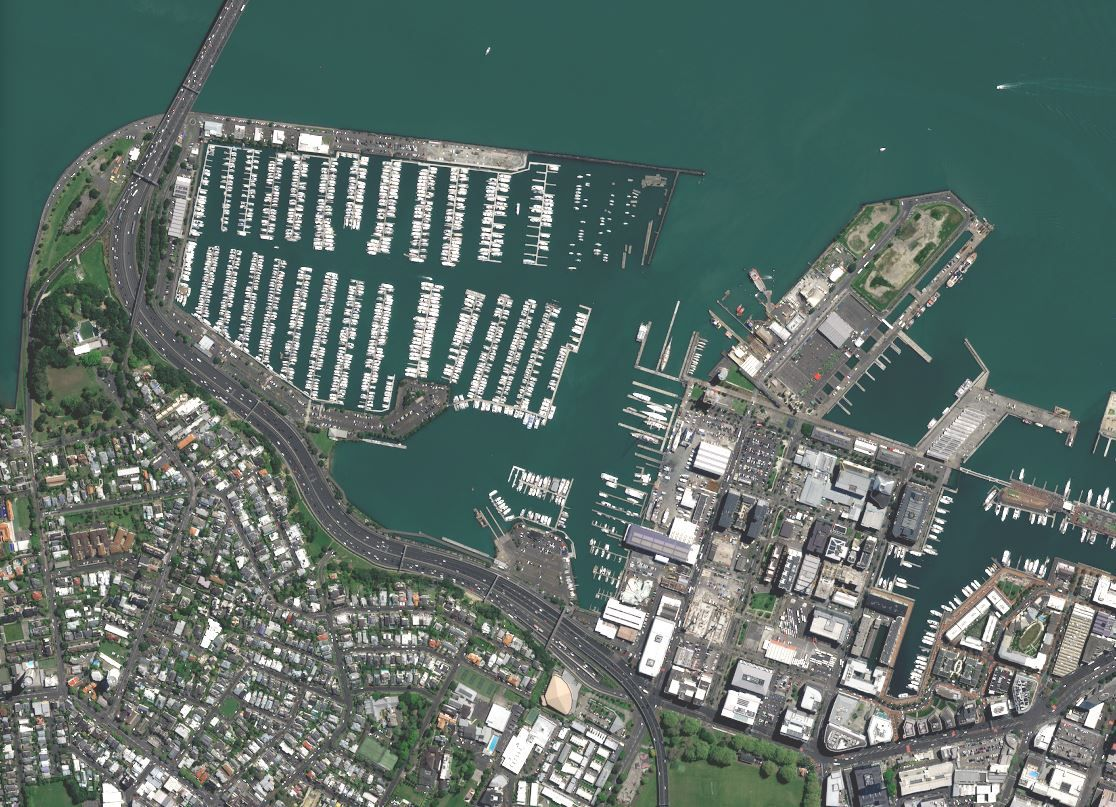
#> input picture test/utils/satellite.JPG, 1116 x 807 px
$ python -i harris.py   (imports and definitions only)   (older library calls are emulated)
#> lines starting #> are read from the running program, lines starting #| are printed output that depends on the picture; after the words box and inside, x2 and y2 are one past the last pixel; in counts of white or black regions, pixels touching at a corner belong together
import cv2
import numpy as np


def _apply_gaussian_blur(image: np.ndarray, ksize: int) -> np.ndarray:
    return cv2.GaussianBlur(image, (ksize, ksize), 0)


def _compute_gradients(image: np.ndarray):
    Ix = cv2.Sobel(image, cv2.CV_64F, 1, 0, ksize=3)
    Iy = cv2.Sobel(image, cv2.CV_64F, 0, 1, ksize=3)
    return Ix, Iy


def _compute_harris_response(Ix, Iy, alpha: float, win: int) -> np.ndarray:
    Ixx, Ixy, Iyy = Ix ** 2, Ix * Iy, Iy ** 2
    kernel = np.ones((win, win), dtype=np.float32)
    Sxx = cv2.filter2D(Ixx, -1, kernel)
    Sxy = cv2.filter2D(Ixy, -1, kernel)
    Syy = cv2.filter2D(Iyy, -1, kernel)
    det = (Sxx * Syy) - (Sxy ** 2)
    trace = Sxx + Syy
    return det - alpha * (trace ** 2)


def _identify_corners(R: np.ndarray, threshold: float) -> np.ndarray:
    corners = np.zeros_like(R, dtype=np.uint8)
    corners[R > threshold * np.max(R)] = 255
    return corners


def _non_maximal_suppression(corners: np.ndarray, win: int) -> np.ndarray:
    half = win // 2
    out = corners.copy()
    for i in range(half, corners.shape[0] - half):
        for j in range(half, corners.shape[1] - half):
            if corners[i, j] == 255:
                patch = corners[i - half:i + half + 1, j - half:j + half + 1]
                if np.max(patch) != 255:
                    out[i, j] = 0
    return out


def _draw_corners(image: np.ndarray, corners: np.ndarray, offset: int) -> np.ndarray:
    vis = image.copy()
    h, w = vis.shape[:2]
    for y in range(offset, h - offset):
        for x in range(offset, w - offset):
            if corners[y, x] == 255:
                cv2.circle(vis, (x, y), 5, (0, 0, 255), -1)
    return vis


def harris_corner_detector(
    image: np.ndarray,
    gauss_k: int = 3,
    alpha: float = 0.04,
    threshold: float = 0.30,
    nhood: int = 5,
    nms: bool = True,
) -> tuple[np.ndarray, np.ndarray]:
    gray = cv2.cvtColor(image, cv2.COLOR_BGR2GRAY)
    smooth = _apply_gaussian_blur(gray, gauss_k)
    Ix, Iy = _compute_gradients(smooth)
    R = _compute_harris_response(Ix, Iy, alpha, nhood)
    corners = _identify_corners(R, threshold)
    if nms:
        corners = _non_maximal_suppression(corners, nhood)
    vis = _draw_corners(image, corners, nhood // 2)
    return vis, corners

>>> import cv2
>>> picture = cv2.imread('../../../test/utils/satellite.JPG')
#> picture is the input picture: shape (807, 1116, 3); mean B, G, R 106, 111.4, 94
>>> result = harris_corner_detector(picture)
#> in harris_corner_detector, `gray = cv2.cvtColor(image, cv2.COLOR_BGR2GRAY)`:
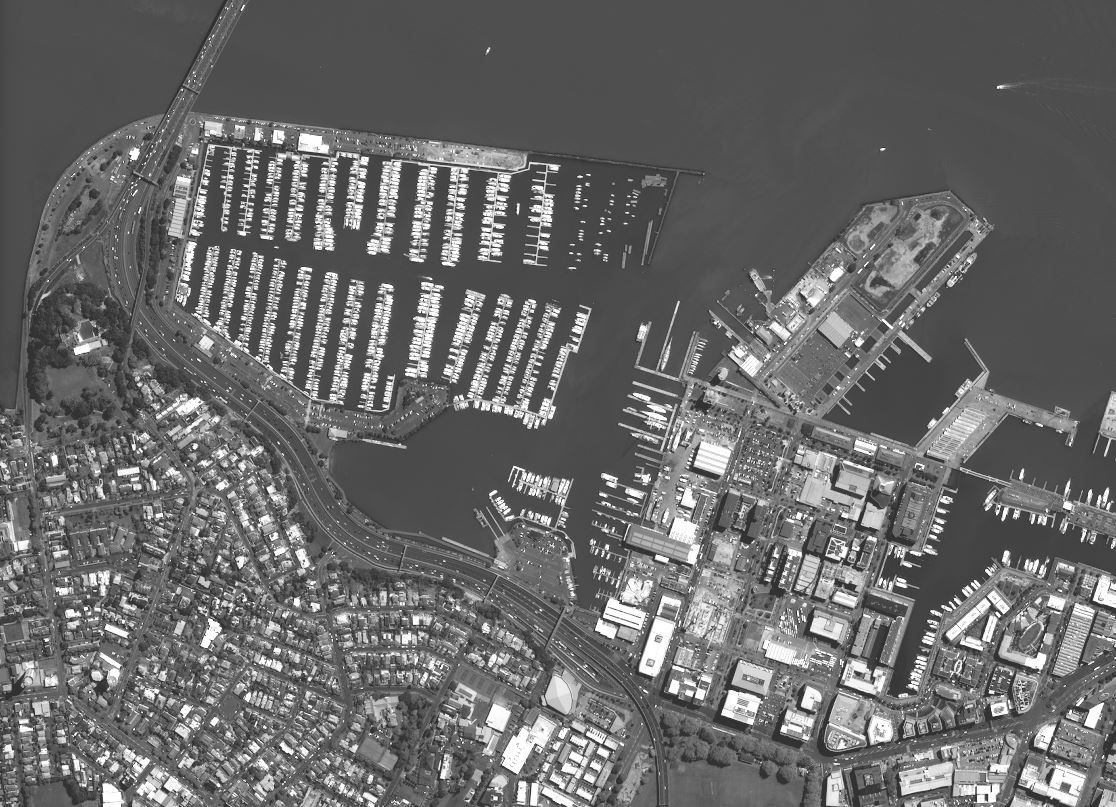
#> gray: shape (807, 1116); min 24, max 255, mean 105.6
#> in _compute_harris_response, `Ixx, Ixy, Iyy = Ix ** 2, Ix * Iy, Iy ** 2`:
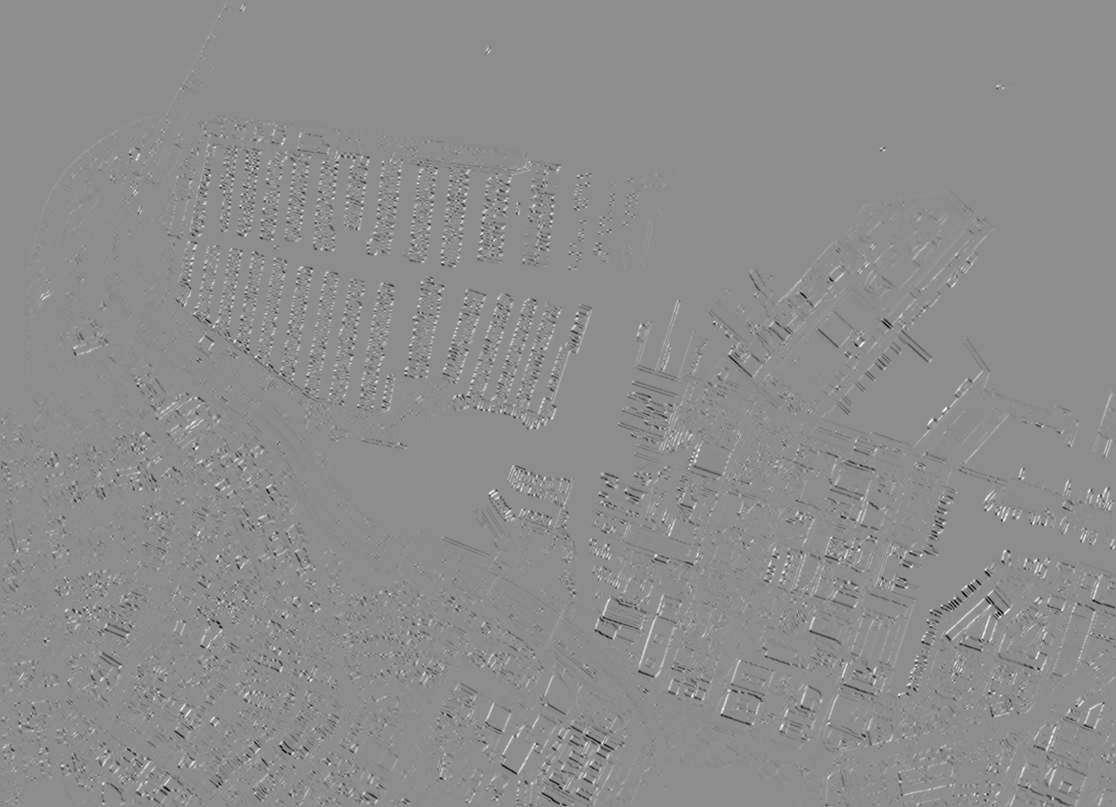
#> Ixy: shape (807, 1116) float64; min -176880, max 141163, mean -276.1; drawn with min black and max white
#> in _compute_harris_response, `return det - alpha * (trace ** 2)`:
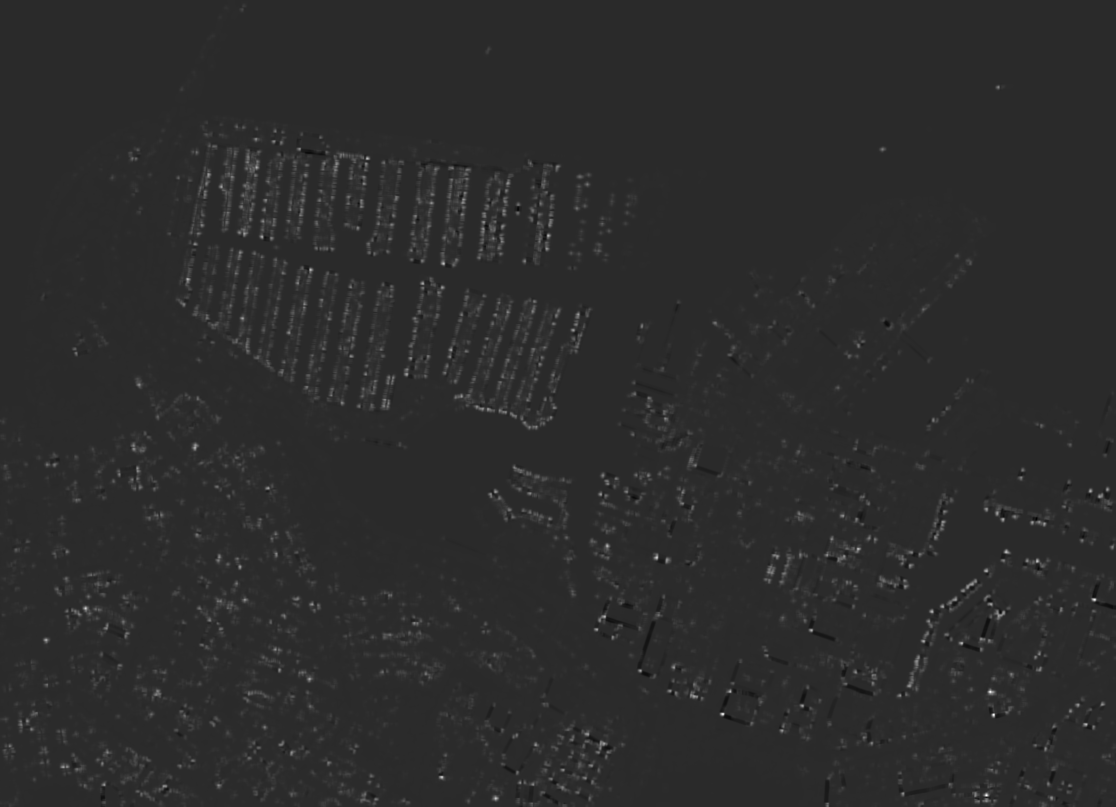
#> returned value: shape (807, 1116) float64; min -7.94e+11, max 3.92e+12, mean 3.57e+10; drawn with min black and max white
#> in harris_corner_detector, `corners = _identify_corners(R, threshold)`:
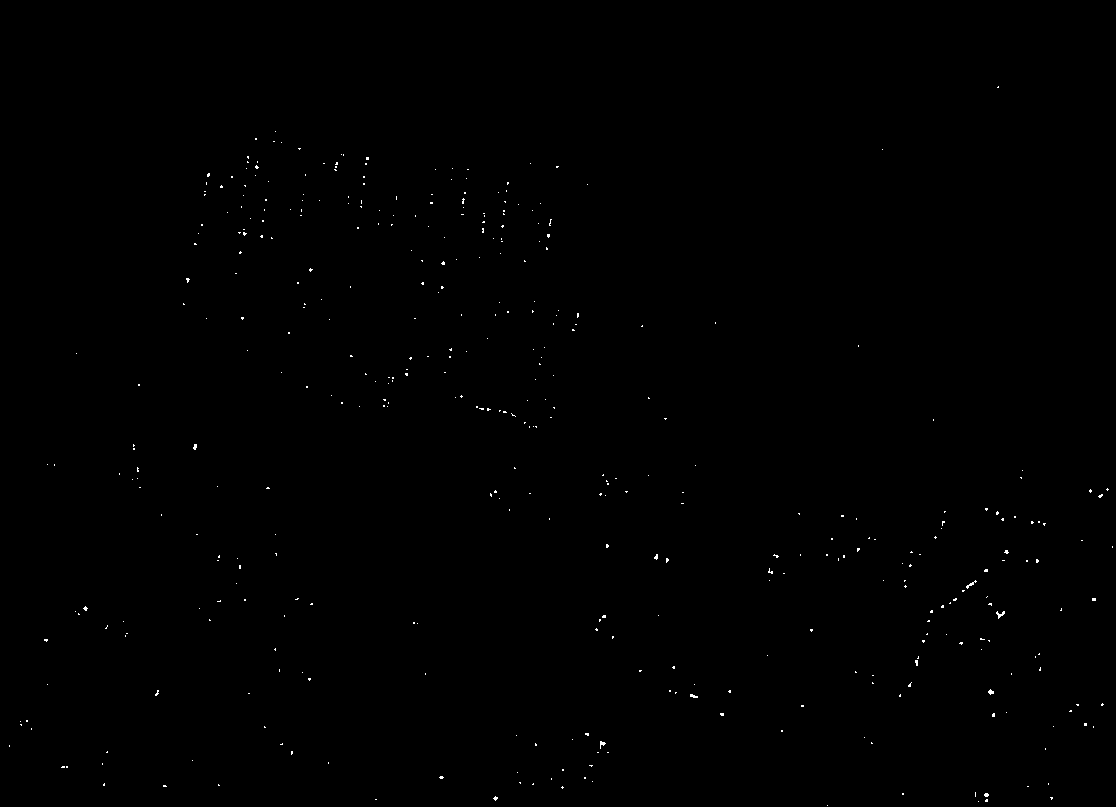
#> corners: shape (807, 1116); 0.19% white in thin lines or dots, all inside (x1, y1, x2, y2) = (9, 86, 1113, 806)
#> after the loop in _draw_corners, `for y in range(offset, h - offset):`:
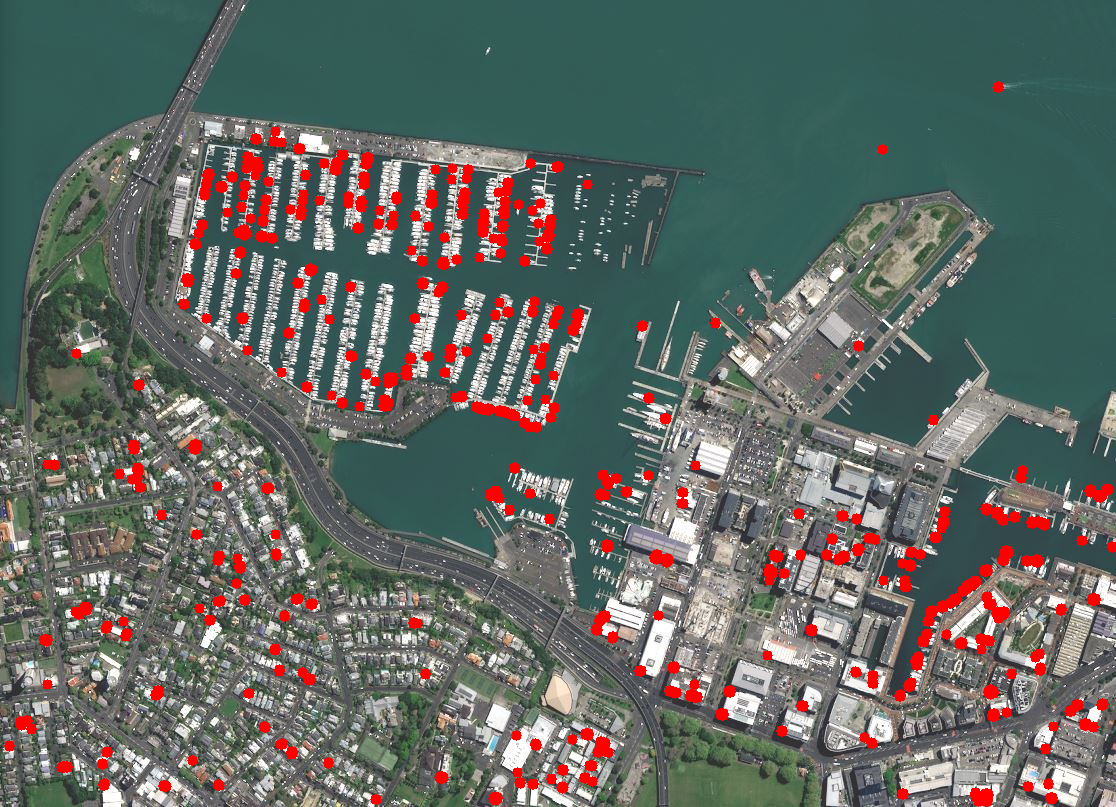
#> vis: shape (807, 1116, 3); 4.26% of pixels changed, all inside (x1, y1, x2, y2) = (4, 81, 1116, 807)
